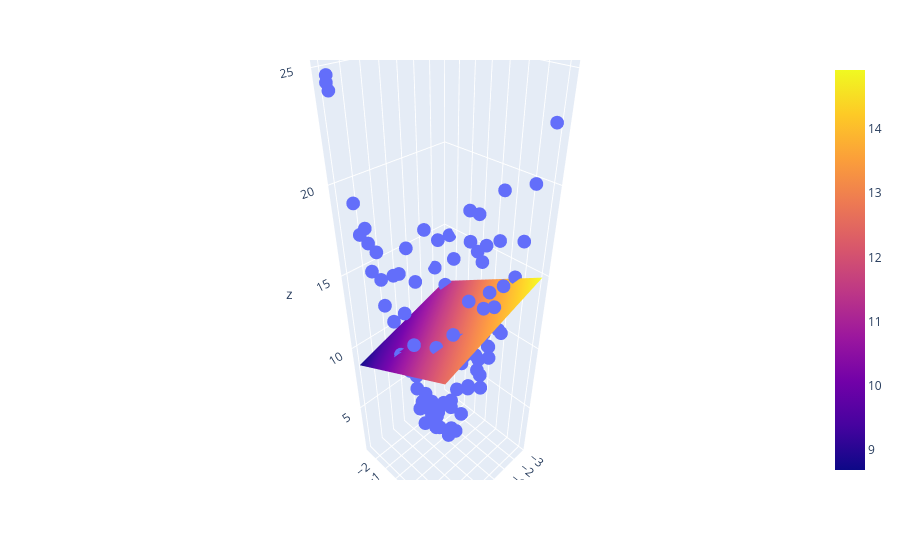

The notebook cell this image was saved under:
### Code cell
import plotly.graph_objects as go

fig = px.scatter_3d(df, x=x.ravel(), y=y.ravel(), z=z.ravel())

fig.add_trace(go.Surface(x = x_input, y = y_input, z =z_final ))
